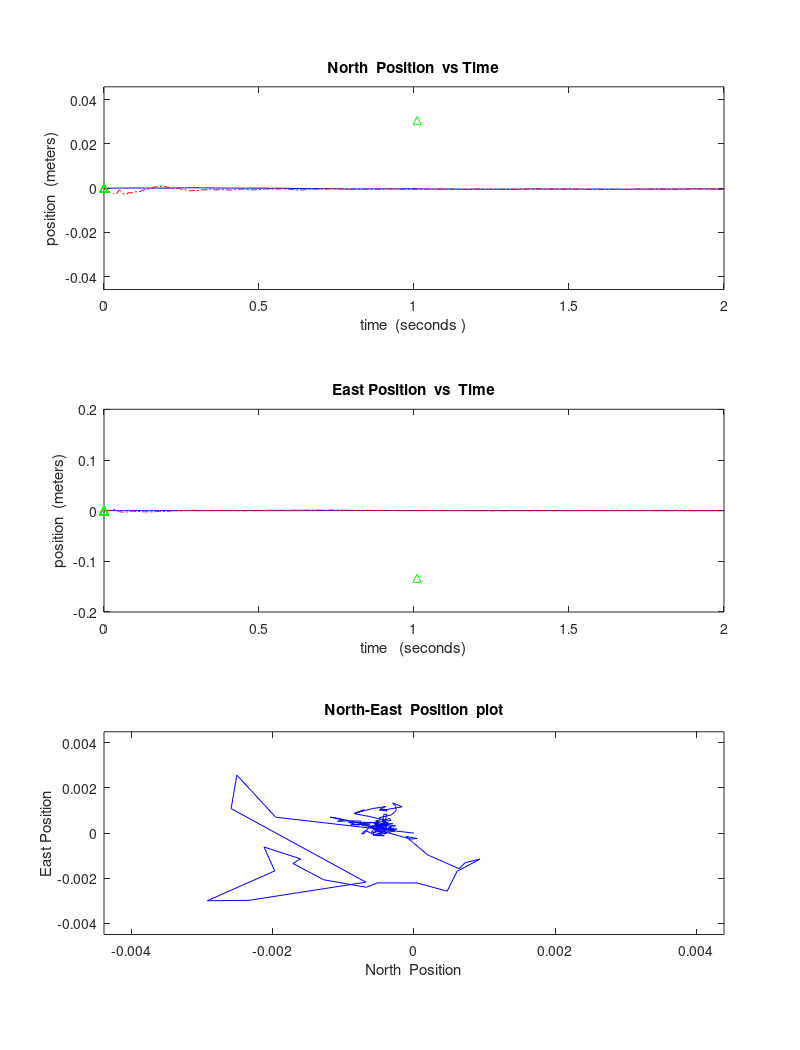

Source code (MATLAB):
clear all

% SANS Kalman  Filter in
% "An integrated INS/GPS navigation system for small AUVs using an asynchronous Kalman filter"
% By Glenn  Hernandez
% 8 May 98
% edited from pdf by nicholasferguson@wingarch.com 2019

% Number of minutes  for simulated  run
minutes =  1;

% Define the  resolution of the simulation  here
delta_t =  .01;  % For 100 Hz resolution

% Number of  samples
samples =  1/delta_t * 2 * minutes;   % Gives 60000  samples at delta_t = .01 seconds

% Time Constants
tau_1 = 60;     % seconds for velocity
tau_2 = 60;     % seconds for GPS
tau_3 = 3600;  % seconds for ocean  current

% Process Noise  Vector
wl = randn(1, samples)
w2 = randn(1, samples)
w3 = randn(1, samples);
w4 = randn(1, samples);
w5 = 600 * randn(1, samples);  % Gives  a GPS standard  deviation of  3 m
w6 = 600 * randn(1,samples);  % Gives  a GPS standard  deviation of  3 m
w7 = zeros(1,samples);        % No white  noise input  for x7
w8 = zeros(1,samples);        % No white  noise input  for x8
w = [wl;w2;w3;w4;w5;w6;w7;w8];

% Measurement Noise  Vector
vl = randn(1,samples);
v2 = randn(1,samples) ;
v3 = randn(1,samples) ;
v4 = randn(1,samples) ;
v_0 = [vl;v2];         % Noise vector without  GPS input
v_l = [vl;v2;v3;v4] ;  % Noise vector with  GPS input

% Generate GPS Sampling
gps_flag = zeros(samples,1);

for g = 1:1/delta_t: samples  % Need at  least .01 seconds  between GPS fixes

j = rand;  % Normalized  random generator  between   and  1
  if j < .5
    gps_flag(g)  = 0;  % No GPS Signal Available
  else
    gps_flag(g)  = 1;  % GPS Signal Available
  end
end

'gps flags generated'

% System Matrix
A = [1/tau_1	0		 0		  0		     0		   0		 0	 0;	
      0         1/tau_1  0		  0		     0		   0		 0	  0;	
      0         0        1/tau_2  0		     0		   0		 0	  0;
      0         0        0        1/tau_2    0		   0		 0	  0;
      0         0        0        0          1/tau_3   0	     0	  0;
      0         0  	     0		  0		     0         1/tau_3   0	  0;
       1/tau_1  0        1/tau_2  0		     0	       0	     0	  0;
       0        1/tau_1  0        1/tau_2    0         0         0	  0];

% Input Noise  Matrix
B = [wl;w2 ;w3;w4;w5;w6;w7;w8 ];

% Output Matrix
C = eye(8);

D = zeros(8,samples);

% State Transition  Matrix
phi = [exp(-delta_t/tau_1) 	0 0 0 0 0 0 0;
       0  exp(-delta_t/tau_1) 0 0 0 0 0 0;
       0 0  exp(-delta_t/tau_2) 0 0 0 0 0;
       0 0 0  exp(-delta_t/tau_2) 0 0 0 0;
	   0 0 0 0  exp(-delta_t/tau_3) 0 0 0;
	   0 0 0 0 0  exp(-delta_t/tau_3) 0  0;
       tau_1*(1-exp(-delta_t/tau_1)) 0 tau_2*(1-exp(-delta_t/tau_2)) 0 0 0 0 0; 
       0  tau_1*(1-exp(-delta_t/tau_1)) 0  tau_2*(1-exp(-delta_t/tau_2)) 0 0 0 0];

Q =  [((1/(2*tau_1) )*(1-exp((-2*delta_t)/tau_1))) 0 0 0 0 0 0 0;
          0 ((1/(2*tau_1) )*(1-exp((-2*delta_t)/tau_1))) 0 0 0 0 0 0;
          0 0 ((1/(2*tau_2))*(1-exp((-2*delta_t)/tau_2))) 0 0 0 0 0;
          0 0 0 ((1/(2*tau_2))*(1-exp((-2*delta_t)/tau_2))) 0 0 0 0;
          0 0 0 0 ((1/(2*tau_3))*(1-exp((-2*delta_t)/tau_3))) 0 0 0;
          0 0 0 0 0 ((1/(2*tau_3))*(1-exp((-2*delta_t)/tau_3))) 0 0;
		  0 0 0 0 0							0				    0 0;
          0 0 0 0 0                         0                   0 0];

% Generate Process  Noise Vectors
process_noise  = sqrt(Q)*w;

% Error Covariance  Matrix
R_0 = diag([.5  .5]);      % Without  GPS signal
R_l = diag([.5  .5 0 0]);    % With  GPS signal

  

% Generate Measurement  Noise Vectors
sensor_noise_0  = sqrt(R_0) * v_0;   % Without GPS signal
sensor_noise_1  = sqrt(R_l) * v_l;   % With GPS signal

% Initial x_hat_minus
x_hat_minus (8,samples) = zeros;

% Initial x_hat_plus
x_hat_plus (8,samples) = zeros;

% Initial State  Vector
x(8,samples)  = zeros;

% Initial z as globals for graphing
z_gps = zeros(1,samples); 
z_gps1 = zeros(1,samples); 
z_gps2 = zeros(1,samples); 
z_gps3 = zeros(1,samples); 
z_gps4 = zeros(1,samples); 
z_gps_time = zeros(1,samples); 
% Initial Error  Covariance Matrix
P_minus =  [0.5 0 0 0 0 0 0 0;
             0 0.5 0 0 0 0 0 0;
             0 0 1 0 0 0 0 0;
             0 0 0 1 0 0 0 0;
             0 0 0 0 3 0 0 0;
             0 0 0 0 0 3 0 0;
             0 0 0 0 0 0 5 0;
             0 0 0 0 0 0 0 5];

time_index_a =1;    % Initial Index  forMeasurement  Vector without  GPS
time_index_b =1;    % Initial Index  forMeasurement  Vector with GPS

'Beginning Kalman  Loops'

% Begin Simulation
for k = 2:samples

% Generate State Vectors  and Measurement  Vectors
x(:,k) = phi * x(:,k-1)  + process_noise( :,k-1);

  % Kalman loop with  out GPS signal
  if gps_flag(k)  ==  0
        H =  [1 0 0 0 0 0 0 0;
             0 1 0 0 0 0 0 0];

        R = diag([.5  .5]);

        sensor_noise_0( :,k) = sqrt(R) * v_0(:,k);

        z_vell(time_index_a) = H(1,:) * x(:,k)  + sensor_noise_0(1,k)
        z_vel2(time_index_a) = H(2,:) * x(:,k)  + sensor_noise_0(2,k)

        z_vel_time(time_index_a)  = k * delta_t;

        z_vel =  [z_vell ; z_vel2];

        % Compute Ka1man  Gain
        K = P_minus * H' * inv(H * P_minus * H' + R);

      %  Update Estimate
      x_hat_p1us(:,k) = x_hat_minus(:,k-1)+K*(z_vel(:,time_index_a) - H *x_hat_minus(:,k-1));

      %  Compute Error  Covariance for Updated  Estimate
      P_p1us = (eye(8)- K * H )*P_minus;
      P_p1us = (P_p1us+ P_p1us')/2;

      time_index_a = time_index_a +1; % Increase the  measurement vector  index by  1

   else

      H=   [1 0 0 0 0 0 0 0;
            0 1 0 0 0 0 0 0;
            0 0 0 0 1 0 1 0;
            0 0 0 0 0 1 0 1];

      R =  diag([.5 .5  0 0]);                           

      z_gps1(time_index_b) = H(1,:)* x(:,k)+ sensor_noise_1(1,k);
      z_gps2(time_index_b) = H(2,:)* x(:,k)+ sensor_noise_1(2,k);
      z_gps3(time_index_b) = H(3,:)* x(:,k)+ sensor_noise_1(3,k);
      z_gps4(time_index_b) = H(4,:)* x(:,k)+ sensor_noise_1(4,k);
      z_gps  = [z_gps1  ; z_gps2 ; z_gps3  ; z_gps4];
      z_gps_time(time_index_b) = k * delta_t;

      % Compute  Ka1man Gain
      K =  P_minus * H'  * inv(H * P_minus  * H' + R);

      % Update  Estimate
      x_hat_p1us(:,k) = x_hat_minus(:,k-1)+ K *(z_gps(:,time_index_b) - H *x_hat_minus (:,k-1));

      % Compute  Error Covariance  for Updated Estimate
      P_p1us  = ( eye(8)  -  K  * H ) *  P_minus;
      P_p1us  = ( P_p1us  + P_p1us') / 2;

      time_index_b  = time_index_b  +1; % Increase the measurement vector  index by 1

   end

  pmin( :,:,k)  = P_p1us;  % Save  Matrix for  future ana1ysis

  % Project   Ahead

  x_hat_minus(:,k) =  phi * x_hat_p1us( :,k);
  P_minus  =  phi * P_p1us  * phi'  + Q;
  P_minus  =  ( P_minus  + P_minus') /  2;

  time(k)  =  k * delta_t;   %   Memorize  time index
  
  % what

end

figure(1)
subplot(3,1,1)
plot(time, x(7,:),'b-',time, x_hat_minus(7,:),'r-.',z_gps_time,z_gps3, 'g^')
xlabel('time  (seconds )')
ylabel('position  (meters)')
title('North  Position  vs Time')
% added delta_t as fix to an octave issue (nick)
axis([0  max(time)  -1.5*max(abs(z_gps3)) 1.5*max(abs(z_gps3))])

subplot(3,1,2)
plot(time,  x(8,:),'b-',time,  x_hat_minus(8,:), 'r-.',z_gps_time,z_gps4,  'g^')
xlabel('time   (seconds)')
ylabel('position  (meters)')
title('East Position  vs  Time')
% added delta_t as fix to an octave issue (nick)
axis([0  max(time)  -1.5*max(abs(z_gps4) ) 1.5*max(abs(z_gps4))])

subplot(3,1,3)
plot(x_hat_minus(7,:), x_hat_minus(8,:), 'b-')
xlabel('North  Position')
ylabel('East Position')
title('North-East  Position  plot')
axis([-1.5*max(abs(x_hat_minus(7,:)))  1.5*max(abs(x_hat_minus(7,:)))...
      -1.5*max(abs(x_hat_minus(8,:)))  1.5*max(abs(x_hat_minus(8,:)))])

orient tall